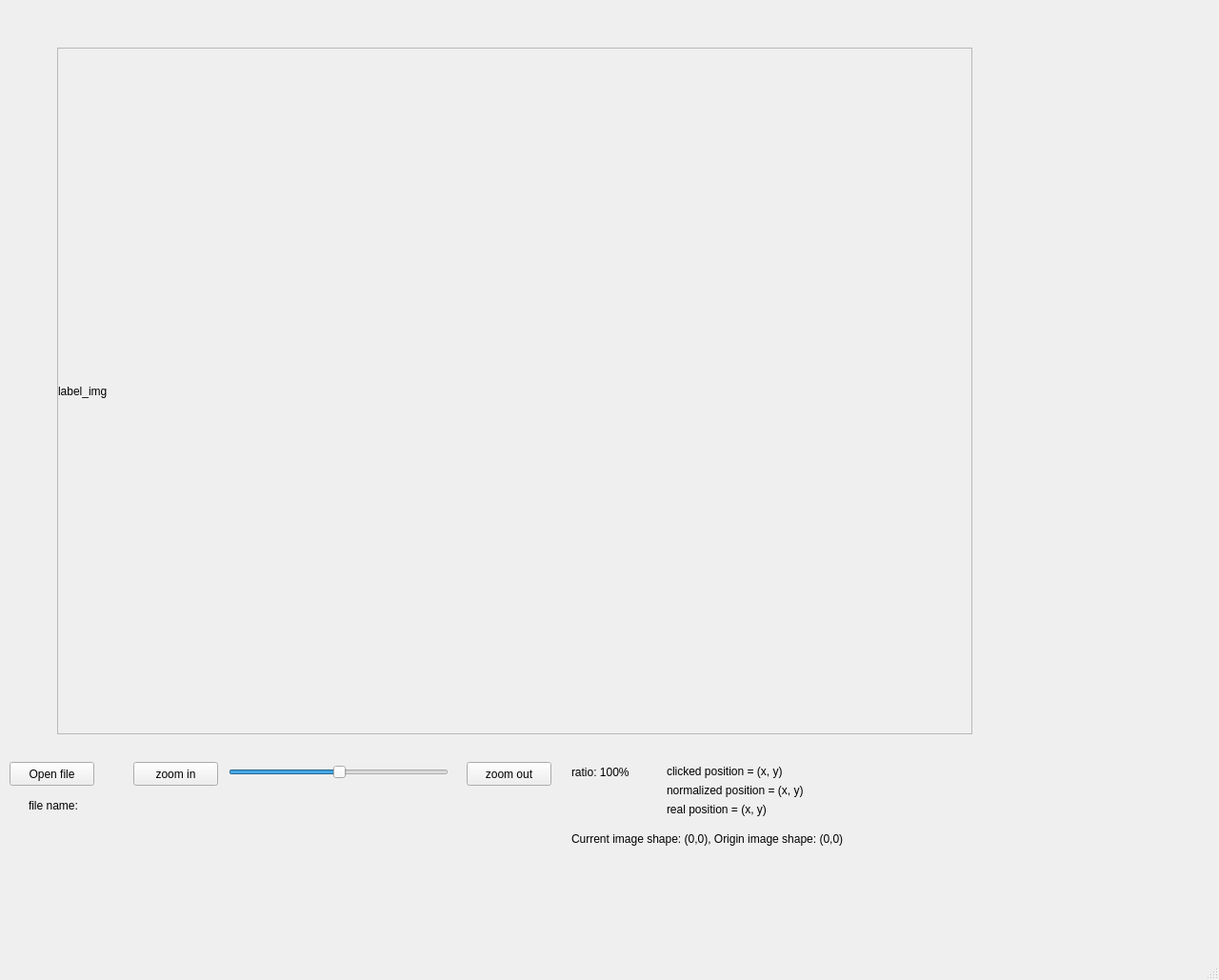
<?xml version="1.0" encoding="UTF-8"?>
<ui version="4.0">
 <class>MainWindow</class>
 <widget class="QMainWindow" name="MainWindow">
  <property name="geometry">
   <rect>
    <x>0</x>
    <y>0</y>
    <width>1280</width>
    <height>1029</height>
   </rect>
  </property>
  <property name="windowTitle">
   <string>MainWindow</string>
  </property>
  <widget class="QWidget" name="centralwidget">
   <widget class="QWidget" name="verticalLayoutWidget">
    <property name="geometry">
     <rect>
      <x>60</x>
      <y>50</y>
      <width>961</width>
      <height>721</height>
     </rect>
    </property>
    <layout class="QVBoxLayout" name="verticalLayout">
     <property name="spacing">
      <number>0</number>
     </property>
     <item>
      <widget class="QScrollArea" name="scrollArea">
       <property name="enabled">
        <bool>true</bool>
       </property>
       <property name="widgetResizable">
        <bool>true</bool>
       </property>
       <widget class="QWidget" name="scrollAreaWidgetContents">
        <widget class="QLabel" name="label_img">
         <property name="geometry">
          <rect>
           <x>0</x>
           <y>0</y>
           <width>960</width>
           <height>720</height>
          </rect>
         </property>
         <property name="text">
          <string>label_img</string>
         </property>
        </widget>
       </widget>
      </widget>
     </item>
    </layout>
   </widget>
   <widget class="QPushButton" name="btn_zoom_in">
    <property name="geometry">
     <rect>
      <x>140</x>
      <y>800</y>
      <width>89</width>
      <height>25</height>
     </rect>
    </property>
    <property name="text">
     <string>zoom in</string>
    </property>
   </widget>
   <widget class="QLabel" name="label_img_shape">
    <property name="geometry">
     <rect>
      <x>600</x>
      <y>870</y>
      <width>641</width>
      <height>21</height>
     </rect>
    </property>
    <property name="text">
     <string>Current image shape: (0,0), Origin image shape: (0,0)</string>
    </property>
   </widget>
   <widget class="QPushButton" name="btn_open_file">
    <property name="geometry">
     <rect>
      <x>10</x>
      <y>800</y>
      <width>89</width>
      <height>25</height>
     </rect>
    </property>
    <property name="text">
     <string>Open file</string>
    </property>
   </widget>
   <widget class="QLabel" name="label_file_name">
    <property name="geometry">
     <rect>
      <x>30</x>
      <y>830</y>
      <width>941</width>
      <height>31</height>
     </rect>
    </property>
    <property name="text">
     <string>file name:</string>
    </property>
   </widget>
   <widget class="QSlider" name="slider_zoom">
    <property name="geometry">
     <rect>
      <x>240</x>
      <y>800</y>
      <width>231</width>
      <height>21</height>
     </rect>
    </property>
    <property name="value">
     <number>50</number>
    </property>
    <property name="orientation">
     <enum>Qt::Horizontal</enum>
    </property>
   </widget>
   <widget class="QLabel" name="label_ratio">
    <property name="geometry">
     <rect>
      <x>600</x>
      <y>800</y>
      <width>641</width>
      <height>21</height>
     </rect>
    </property>
    <property name="text">
     <string>ratio: 100%</string>
    </property>
   </widget>
   <widget class="QPushButton" name="btn_zoom_out">
    <property name="geometry">
     <rect>
      <x>490</x>
      <y>800</y>
      <width>89</width>
      <height>25</height>
     </rect>
    </property>
    <property name="text">
     <string>zoom out</string>
    </property>
   </widget>
   <widget class="QLabel" name="label_click_pos">
    <property name="geometry">
     <rect>
      <x>700</x>
      <y>800</y>
      <width>191</width>
      <height>20</height>
     </rect>
    </property>
    <property name="text">
     <string>clicked position = (x, y)</string>
    </property>
   </widget>
   <widget class="QLabel" name="label_real_pos">
    <property name="geometry">
     <rect>
      <x>700</x>
      <y>840</y>
      <width>191</width>
      <height>20</height>
     </rect>
    </property>
    <property name="text">
     <string>real position = (x, y)</string>
    </property>
   </widget>
   <widget class="QLabel" name="label_norm_pos">
    <property name="geometry">
     <rect>
      <x>700</x>
      <y>820</y>
      <width>191</width>
      <height>20</height>
     </rect>
    </property>
    <property name="text">
     <string>normalized position = (x, y)</string>
    </property>
   </widget>
  </widget>
  <widget class="QMenuBar" name="menubar">
   <property name="geometry">
    <rect>
     <x>0</x>
     <y>0</y>
     <width>1280</width>
     <height>21</height>
    </rect>
   </property>
  </widget>
  <widget class="QStatusBar" name="statusbar"/>
 </widget>
 <resources/>
 <connections/>
</ui>
